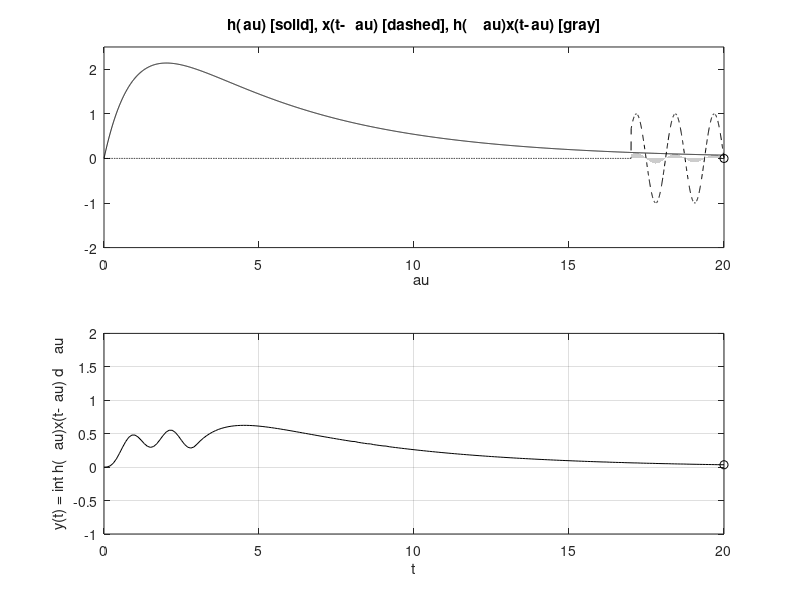

This figure's MATLAB source:
u = @(t) 1.0.* (t>=0);

% From text x(t)

x = @(t) sin(5*t).*(u(t) - u(t-3));

% Shorten each impulse response function 
%h4 from 0 to 20

h = @(t) 4*(exp(-t/5)-exp(-t)).*(u(t)-u(t-20));


dtau = 0.005; 
tau = 0:dtau:20;
ti = 0; 
tvec = 0:.1:20;
y = NaN*zeros(1,length(tvec));
% Pre-allocate memory


for t = tvec,
    ti = ti+1; % Time index
    xh = x(t-tau).*h(tau); lxh = length(xh);
    y(ti) = sum(xh.*dtau); % Trapezoidal approximation of convolution integral
    subplot(2,1,1),plot(tau,h(tau),"k-",tau,x(t-tau),"k--",t,0,"ok");
    axis([tau(1) tau(end) -2.0 2.5]);
    patch([tau(1:end-1);tau(1:end-1);tau(2:end);tau(2:end)],...
    [zeros(1,lxh-1);xh(1:end-1);xh(2:end);zeros(1,lxh-1)],...
    [.8 .8 .8],"edgecolo","none");
    xlabel("\tau"); title("h(\tau) [solid], x(t-\tau) [dashed], h(\tau)x(t-\tau) [gray]");
    c = get(gca,"children"); set(gca,"children",[c(2);c(3);c(4);c(1)]);
    subplot(2,1,2),plot(tvec,y,"k",tvec(ti),y(ti),"ok");
    xlabel("t"); ylabel("y(t) = \int h(\tau)x(t-\tau) d\tau");
    axis([tau(1) tau(end) -1.0 2.0]); grid;
    drawnow; 

    %or use pause to manuallly step through the vonvlutions process

end


%Final point

%The plot showed very similar properties to the sine function and that the
%duration of the signal from the convolution of the two signal the total
%duration of the function. 

%S2, S3, S4 have similar waveform
